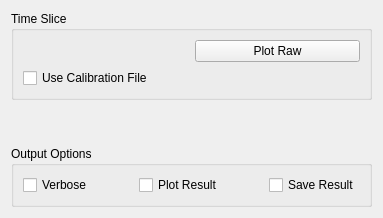
     <widget class="QWidget" name="tabTimeSlice">
      <attribute name="title">
       <string>Diagnostics</string>
      </attribute>
      <layout class="QVBoxLayout" name="verticalLayout_25">
       <item>
        <widget class="QGroupBox" name="slice_gbTimeSlice">
         <property name="title">
          <string>Time Slice</string>
         </property>
         <layout class="QVBoxLayout" name="verticalLayout_26">
          <item>
           <layout class="QHBoxLayout" name="horizontalLayout_36">
            <item>
             <widget class="MantidQt::MantidWidgets::MWRunFiles" name="slice_inputFile" native="true">
              <property name="sizePolicy">
               <sizepolicy hsizetype="Preferred" vsizetype="Fixed">
                <horstretch>0</horstretch>
                <verstretch>41</verstretch>
               </sizepolicy>
              </property>
              <property name="findRunFiles" stdset="0">
               <bool>true</bool>
              </property>
              <property name="label" stdset="0">
               <string>Input Files</string>
              </property>
              <property name="multipleFiles" stdset="0">
               <bool>true</bool>
              </property>
              <property name="fileExtensions" stdset="0">
               <stringlist>
                <string>.raw</string>
               </stringlist>
              </property>
             </widget>
            </item>
            <item>
             <widget class="QPushButton" name="slice_pbPlotRaw">
              <property name="text">
               <string>Plot Raw</string>
              </property>
             </widget>
            </item>
           </layout>
          </item>
          <item>
           <layout class="QHBoxLayout" name="horizontalLayout_37">
            <item>
             <widget class="QCheckBox" name="slice_ckUseCalib">
              <property name="text">
               <string>Use Calibration File</string>
              </property>
             </widget>
            </item>
            <item>
             <widget class="MantidQt::MantidWidgets::MWRunFiles" name="slice_calibFile" native="true">
              <property name="enabled">
               <bool>false</bool>
              </property>
              <property name="sizePolicy">
               <sizepolicy hsizetype="Preferred" vsizetype="Fixed">
                <horstretch>0</horstretch>
                <verstretch>41</verstretch>
               </sizepolicy>
              </property>
              <property name="findRunFiles" stdset="0">
               <bool>false</bool>
              </property>
              <property name="label" stdset="0">
               <string/>
              </property>
              <property name="multipleFiles" stdset="0">
               <bool>false</bool>
              </property>
              <property name="optional" stdset="0">
               <bool>true</bool>
              </property>
              <property name="fileExtensions" stdset="0">
               <stringlist>
                <string>_calib.nxs</string>
               </stringlist>
              </property>
             </widget>
            </item>
           </layout>
          </item>
          <item>
           <layout class="QHBoxLayout" name="horizontalLayout_19">
            <item>
             <layout class="QVBoxLayout" name="slice_properties"/>
            </item>
            <item>
             <layout class="QHBoxLayout" name="slice_plot"/>
            </item>
           </layout>
          </item>
         </layout>
        </widget>
       </item>
       <item>
        <spacer name="verticalSpacer_5">
         <property name="orientation">
          <enum>Qt::Vertical</enum>
         </property>
         <property name="sizeHint" stdset="0">
          <size>
           <width>20</width>
           <height>40</height>
          </size>
         </property>
        </spacer>
       </item>
       <item>
        <widget class="QGroupBox" name="diag_outputOptions">
         <property name="title">
          <string>Output Options</string>
         </property>
         <layout class="QVBoxLayout" name="verticalLayout_30">
          <item>
           <layout class="QHBoxLayout" name="horizontalLayout_39">
            <item>
             <widget class="QCheckBox" name="slice_ckVerbose">
              <property name="enabled">
               <bool>true</bool>
              </property>
              <property name="text">
               <string>Verbose</string>
              </property>
             </widget>
            </item>
            <item>
             <spacer name="horizontalSpacer_20">
              <property name="orientation">
               <enum>Qt::Horizontal</enum>
              </property>
              <property name="sizeHint" stdset="0">
               <size>
                <width>40</width>
                <height>20</height>
               </size>
              </property>
             </spacer>
            </item>
            <item>
             <widget class="QCheckBox" name="slice_ckPlot">
              <property name="text">
               <string>Plot Result</string>
              </property>
             </widget>
            </item>
            <item>
             <spacer name="horizontalSpacer_21">
              <property name="orientation">
               <enum>Qt::Horizontal</enum>
              </property>
              <property name="sizeHint" stdset="0">
               <size>
                <width>40</width>
                <height>20</height>
               </size>
              </property>
             </spacer>
            </item>
            <item>
             <widget class="QCheckBox" name="slice_ckSave">
              <property name="text">
               <string>Save Result</string>
              </property>
             </widget>
            </item>
           </layout>
          </item>
         </layout>
        </widget>
       </item>
      </layout>
     </widget>
